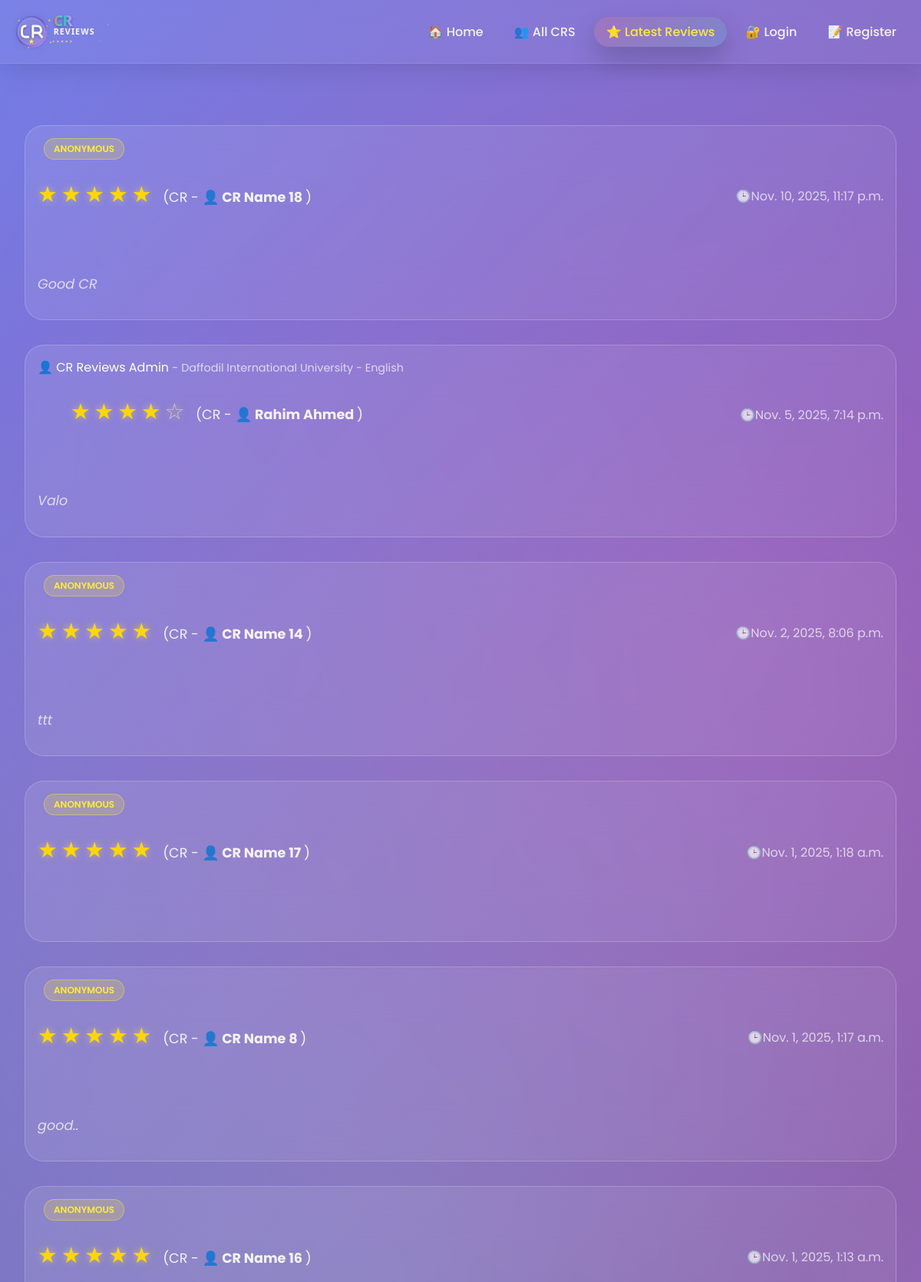
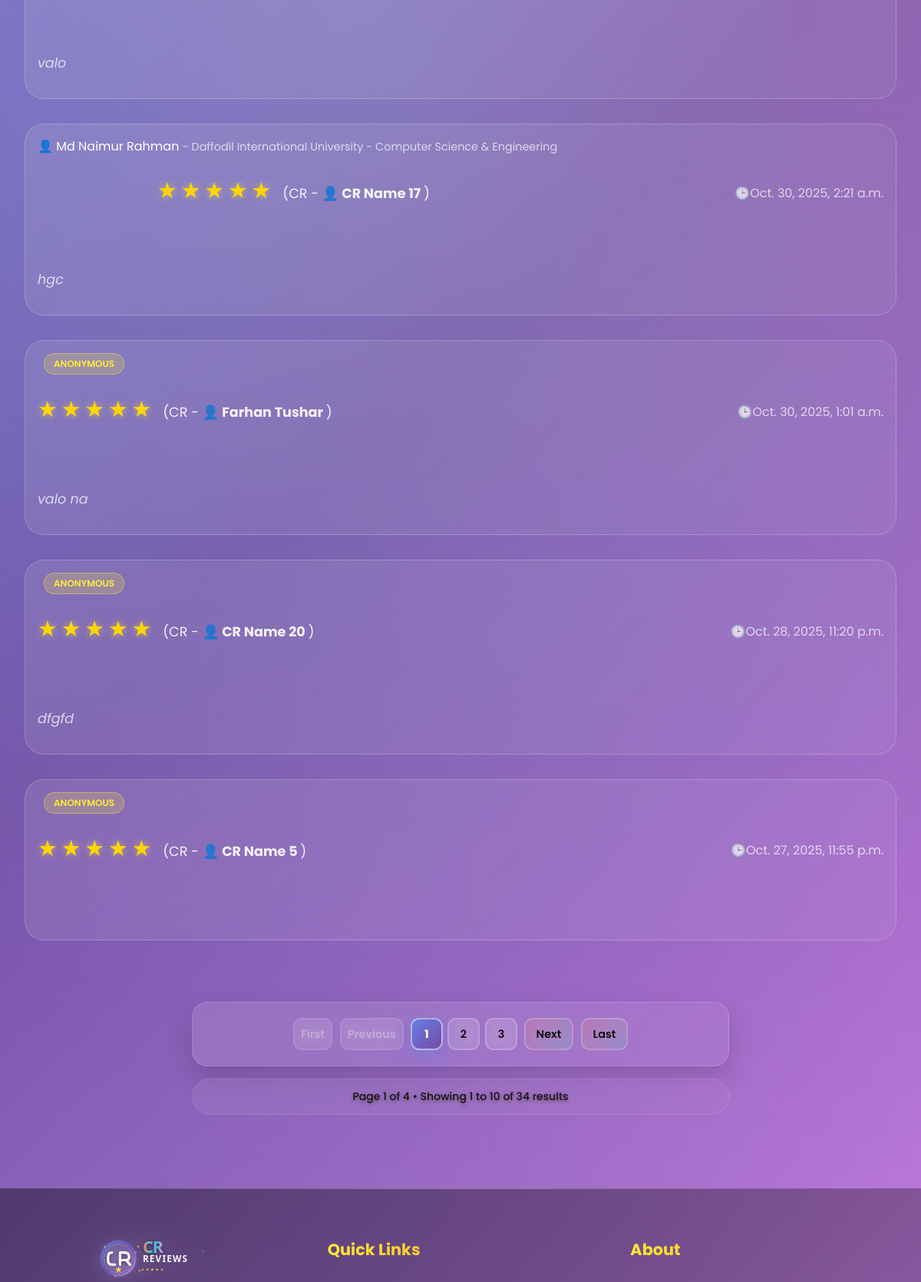
The app's page /latest_reviews/ (upper part), older data (2 pictures, top to bottom).
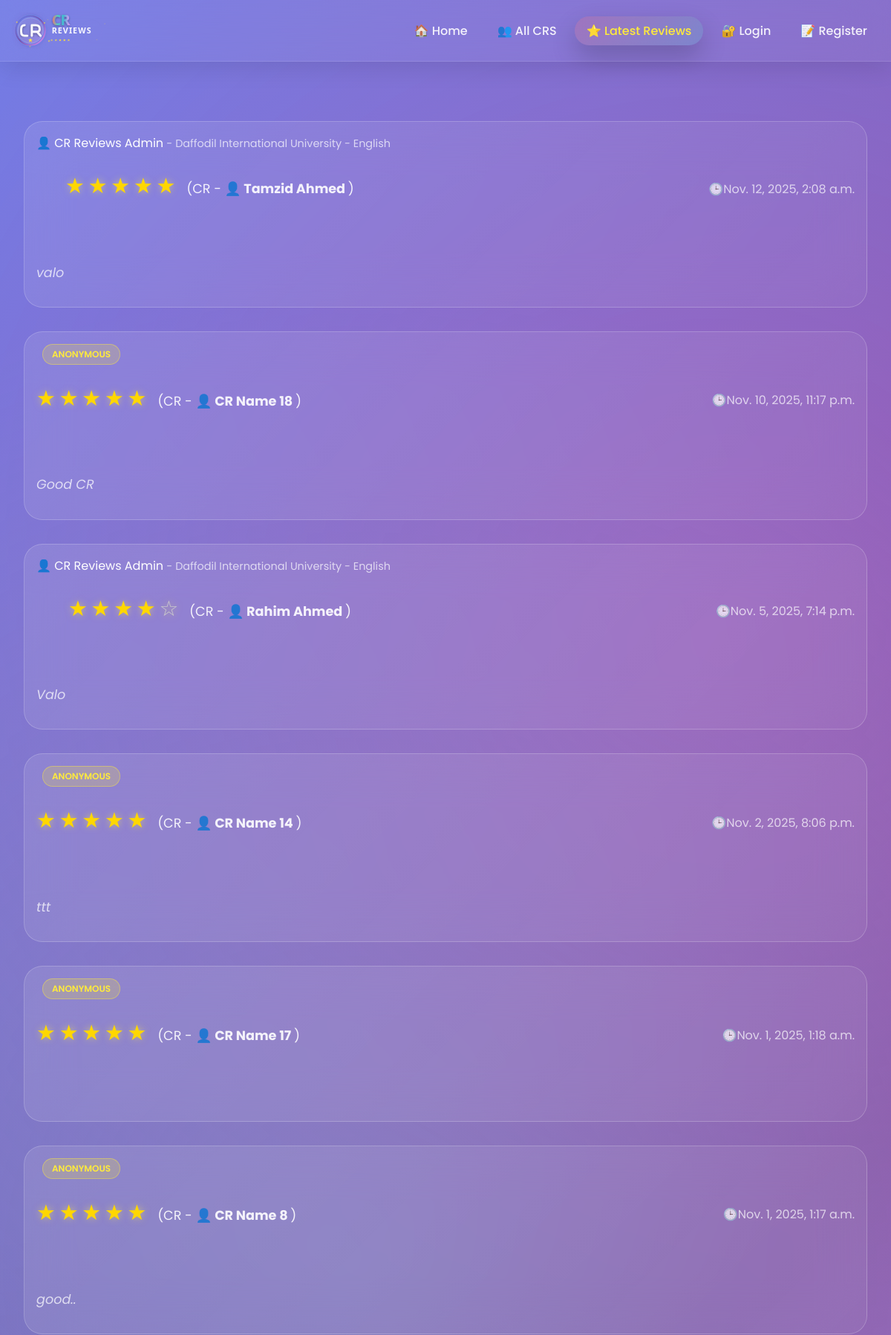
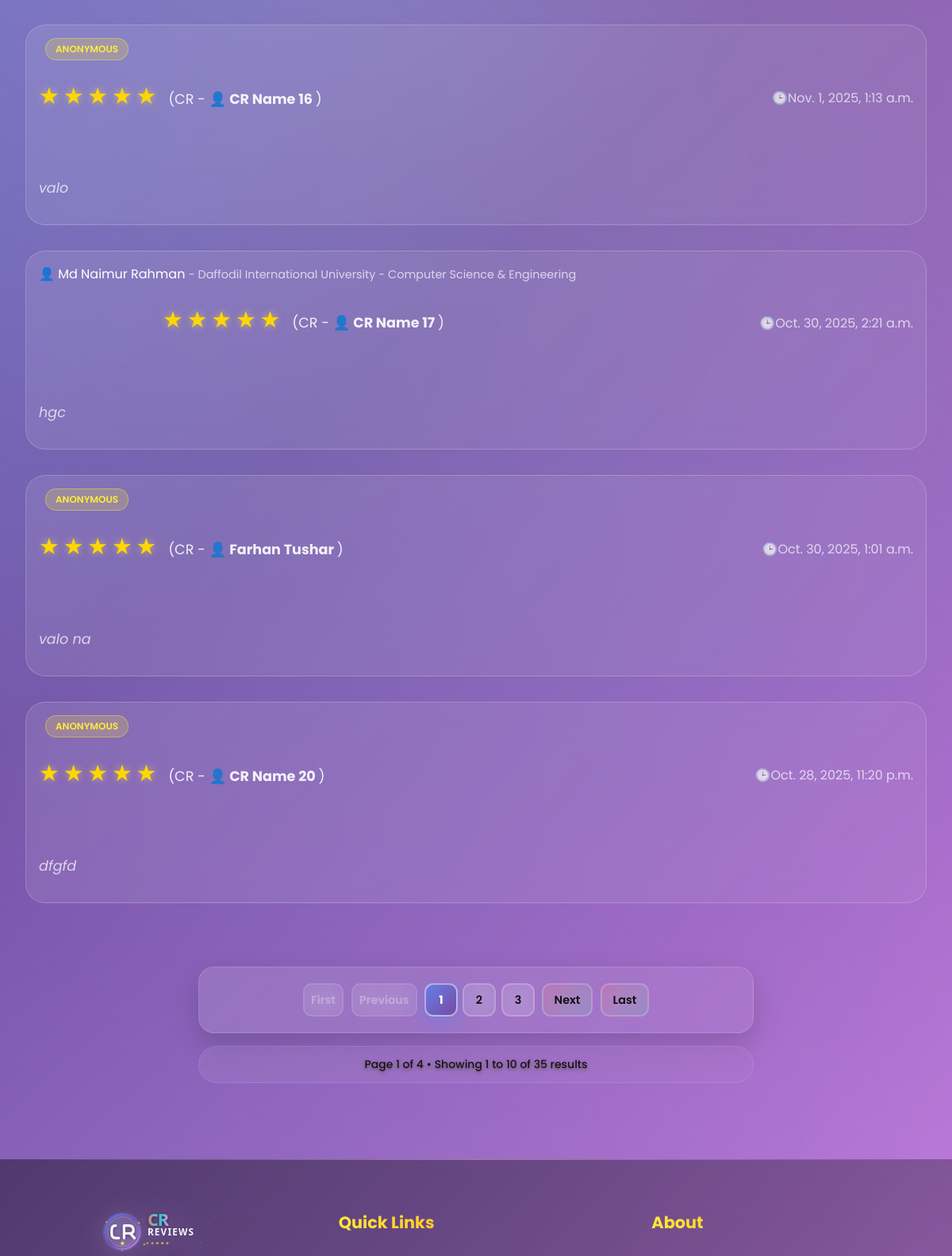
The same page, newer data (2 pictures, top to bottom).
### cr/models.py (models this page shows, shortened)
class Review(models.Model):
    user = models.ForeignKey('userprofile.User', on_delete=models.CASCADE, related_name='userreviews')
    cr_profile = models.ForeignKey(CrProfile, on_delete=models.CASCADE, related_name='cr_reviews')
    rating = models.PositiveSmallIntegerField()
    description = models.TextField(blank=True, null=True)
    is_anonymous = models.BooleanField(default=False)
    anonymous_name = models.CharField(max_length=100, blank=True, null=True)
    is_approved = models.BooleanField(default=True)  # Auto-approve non-anonymous
    reviewed_by = models.ForeignKey(
        'userprofile.User',
        on_delete=models.SET_NULL,
        null=True,
        blank=True,
        related_name='reviewed_reviews',
        help_text="Admin who approved/rejected this review"
    )
    reviewed_at = models.DateTimeField(null=True, blank=True)
    slug = models.SlugField(unique=True, blank=True)
    created_at = models.DateTimeField(auto_now_add=True)
    updated_at = models.DateTimeField(auto_now=True)
    deleted_at = models.DateTimeField(blank=True, null=True)
    class Meta:
        unique_together = [['user', 'cr_profile']]
        ordering = ['-created_at']

class CrProfile(models.Model):
    user=models.OneToOneField('userprofile.User', on_delete=models.CASCADE,related_name='user_profile')
    university=models.ForeignKey(University, on_delete=models.CASCADE,related_name='university_crs')
    department=models.ForeignKey(Department, on_delete=models.CASCADE,related_name='department_crs')
    cr_status = models.CharField(
    max_length=20,
    choices=[('Present', 'Present CR'), ('Former', 'Former CR')],
    default='Present'
    )
    profile_picture = models.CharField(max_length=500, null=True, blank=True)
    name = models.CharField(max_length=100)
    gender = models.CharField(choices=[('M', 'Male'), ('F', 'Female')], max_length=1,default='M')
    email = models.EmailField(blank=True, null=True)
    phone = models.CharField(max_length=30, blank=True, null=True)
    st_id = models.CharField(max_length=50, unique=True)
    batch = models.CharField(max_length=20)
    dept_batch = models.CharField(max_length=20 , blank=True, null=True)
    section = models.CharField(max_length=10)
    bio = models.TextField(blank=True, null=True)
    date_of_birth = models.DateField(blank=True, null=True)
    slug = models.SlugField(unique=True, blank=True)
    facebook_url = models.URLField(default='https://www.facebook.com/')
    instagram_url = models.URLField(default='https://www.instagram.com/')
    linkedin_url = models.URLField(default='https://www.linkedin.com/')
    created_at=models.DateTimeField(auto_now_add=True)
    updated_at=models.DateTimeField(auto_now=True)
    deleted_at=models.DateTimeField(auto_now=True,blank=True,null=True)

class University(models.Model):
    Public = "Public"
    Private = "Private"
    university_type = [
        (Public,"Public"),
        (Private,"Private"),
    ]
    title =models.CharField(max_length=100,unique=True,blank=False,null=False)
    type =models.CharField(max_length=100,choices=university_type)
    address=models.CharField(max_length=150, blank=True, null=True)
    slug=models.SlugField(blank=True,unique=True)
    created_at=models.DateTimeField(auto_now_add=True)
    updated_at=models.DateTimeField(auto_now=True)
    daleted_at=models.DateTimeField(auto_now=True,blank=True,null=True)
    def __str__(self):
        return self.title

class Department(models.Model):
    title=models.CharField(max_length=50,unique=True,blank=False,null=False)
    code=models.CharField(max_length=50,unique=True,blank=True,null=True)
    slug=models.SlugField(blank=True,unique=True)
    created_at=models.DateTimeField(auto_now_add=True)
    updated_at=models.DateTimeField(auto_now=True)
    daleted_at=models.DateTimeField(auto_now=True,blank=True,null=True)
    def __str__(self):
        return self.title

### userprofile/models.py (models this page shows, shortened)
class User(AbstractBaseUser,PermissionsMixin):
    university=models.ForeignKey(University, on_delete=models.SET_NULL,related_name='university_user',null=True,blank=True)
    department=models.ForeignKey(Department, on_delete=models.SET_NULL,related_name='department_user',null=True,blank=True)
    profile_picture = models.CharField(max_length=500, null=True, blank=True)
    first_name = models.CharField(max_length=50)
    last_name = models.CharField(max_length=50)
    gender = models.CharField(choices=[('M', 'Male'), ('F', 'Female')], max_length=1,default='M')
    email = models.EmailField(unique=True)
    phone=models.CharField(max_length=20,null=True,blank=True)
    date_of_birth=models.DateField(null=True,blank=True)
    student_id=models.CharField(max_length=50,unique=True,null=True,blank=True)
    batch=models.CharField(max_length=20,null=True,blank=True)
    dept_batch = models.CharField(max_length=20 , blank=True, null=True)
    section=models.CharField(max_length=20,null=True,blank=True)
    bio=models.TextField(null=True,blank=True)
    facebook_url=models.URLField(default='https://www.facebook.com/')
    instagram_url=models.URLField(default='https://www.instagram.com/')
    linkedin_url=models.URLField(default='https://www.linkedin.com/')
    role=models.CharField(max_length=20, default='student')
    slug=models.SlugField(blank=True,unique=True)
    is_email_verified = models.BooleanField(default=False)
    email_verification_token = models.UUIDField(blank=True, null=True, editable=False)
    email_verification_token_created = models.DateTimeField(blank=True, null=True)
    password_reset_token = models.UUIDField(null=True, blank=True, editable=False)
    password_reset_token_created = models.DateTimeField(null=True, blank=True)
    is_active = models.BooleanField(default=True)
    is_staff = models.BooleanField(default=False)
    created_at = models.DateTimeField(auto_now_add=True)
    updated_at = models.DateTimeField(auto_now=True)
    deleted_at = models.DateTimeField(blank=True, null=True)
    USERNAME_FIELD = 'email'
    REQUIRED_FIELDS = ['first_name','last_name']
    objects = CustomUserManager()
    def get_full_name(self):
        return f"{self.first_name} {self.last_name}"

### cr/views.py (the view)
# urls.py: path('latest_reviews/',latest_reviews,name='latest_reviews'),
def latest_reviews(request):
    reviews = Review.objects.filter(is_approved=True).order_by('-created_at')
    paginator = Paginator(reviews,10)
    page_number = request.GET.get('page',1)
    try:
        reviews = paginator.page(page_number)
    except PageNotAnInteger:
        reviews = paginator.page(1)
    except EmptyPage:
        reviews = paginator.page(1)
    context={
        'review':reviews,
        'paginator':paginator,
    }
    return render(request,'latest_reviews.html',context)

### templates/latest_reviews.html (shortened to what this page needs)
{% extends 'base.html' %}
{% load  static %}
{% block content %}
    <div id="latest-reviews" class="page">
        <div class="container">
            <div class="section">
                 {% for review in review %}
                <div class="review-card">
                    <div class="review-header">
                        <div>
                    {% if review.is_anonymous %}
                        {% comment %} <span style="color: rgba(255,255,255,0.9);">
                            {{ review.get_reviewer_name }}
                        </span> {% endcomment %}
                    {% elif review.user %}
                        <a href="{% url 'user_view' review.user.slug %}" style="text-decoration: none; color: inherit;">
                            👤 {{ review.user.get_full_name }}
                        </a>
                    {% else %}
                        <span style="color: rgba(255,255,255,0.9);">
                            🕶️ Anonymous User
                        </span>
                    {% endif %}
                {% if not review.is_anonymous and review.user %}
                    {% if review.user.university or review.user.department %}
                        <span style="color: rgba(255,255,255,0.7); font-size: 0.9rem;">
                            -
                            {% if review.user.university %}
                                {{ review.user.university }}
                            {% endif %}
                            {% if review.user.department %}
                                {% if review.user.university %} - {% endif %}
                                {{ review.user.department }}
                            {% endif %}
                        </span>
                    {% endif %}
                {% else %}
                    <span style="display: inline-block; margin-left: 0.5rem; padding: 0.25rem 0.75rem; background: rgba(255, 235, 59, 0.2); border: 1px solid rgba(255, 235, 59, 0.4); border-radius: 20px; font-size: 0.75rem; font-weight: 600; color: #ffeb3b;">
                        ANONYMOUS
                    </span>
                {% endif %}
                            <div class="rating">
                                {% for i in "12345" %} {% if forloop.counter <= review.rating %}
                                <span class="star filled">★</span>
                                {% else %}
                                <span class="star">☆</span>
                                {% endif %}
                                {% endfor %}
                                <span class="review_cr">(CR - <strong><a href="{% url 'cr_profile' review.cr_profile.slug %}" style="text-decoration: none; color: inherit;">👤 {{review.cr_profile.name}}</a> </strong>)</span>
                            </div>
                        </div>
                        <div style="color: rgba(255,255,255,0.7); font-weight: 400;">🕒{{review.created_at}}</div>
                    </div>
                    <div class="review-text">
                        {{review.description}}
                    </div>
                </div>
                {% endfor %}
            </div>
            {% if review.has_other_pages %}
            <div class="pagination-section">
                <div class="pagination">
                    {% if review.has_previous %}
                        <a href="?page=1" class="pagination-btn pagination-first">
                            <span>First</span>
                        </a>
                        <a href="?page={{ review.previous_page_number }}" class="pagination-btn pagination-prev">
                            <span>Previous</span>
                        </a>
                    {% else %}
                        <span class="pagination-btn pagination-disabled">
                            <span>First</span>
                        </span>
                        <span class="pagination-btn pagination-disabled">
                            <span>Previous</span>
                        </span>
                    {% endif %}
                    <div class="pagination-numbers">
                        {% for num in review.paginator.page_range %}
                            {% if review.number == num %}
                                <span class="pagination-btn pagination-active">{{ num }}</span>
                            {% elif num > review.number|add:'-3' and num < review.number|add:'3' %}
                                <a href="?page={{ num }}" class="pagination-btn">{{ num }}</a>
                            {% endif %}
                        {% endfor %}
                    </div>
                    {% if review.has_next %}
                        <a href="?page={{ review.next_page_number }}" class="pagination-btn pagination-next">
                            <span>Next</span>
                        </a>
                        <a href="?page={{ review.paginator.num_pages }}" class="pagination-btn pagination-last">
                            <span>Last</span>
                        </a>
                    {% endif %}
                </div>
                <div class="pagination-info">
                    <p>Page {{ review.number }} of {{ review.paginator.num_pages }} • Showing {{ review.start_index }} to {{ review.end_index }} of {{ review.paginator.count }} results</p>
                </div>
            </div>
            {% endif %}
        </div>
    </div>
{% endblock content %}

Row changes from the older to the newer data that the page shows:
no longer on this page (row unchanged): Review: is_anonymous "ANONYMOUS", rating 5 (drawn), cr_profile.name "CR Name 5", created_at "Oct. 27, 2025, 11:55 p.m."
added Review: user.get_full_name "CR Reviews Admin", user.university "Daffodil International University", user.department "English", rating 5 (drawn), cr_profile.name "Tamzid Ahmed", created_at "Nov. 12, 2025, 2:08 a.m.", description "valo"
Text that changed along with them:
{{ review.paginator.count }}: "34" → "35"
